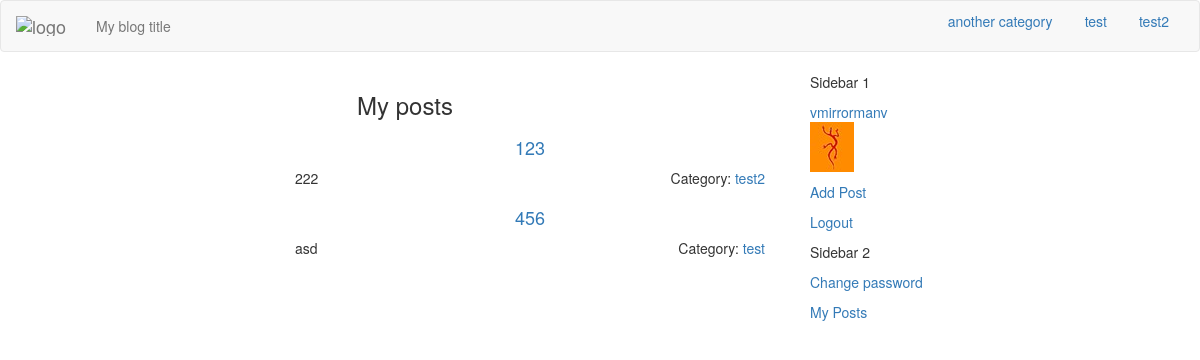
Page /dashboard/my-posts/ (signed in) on the earlier database version.
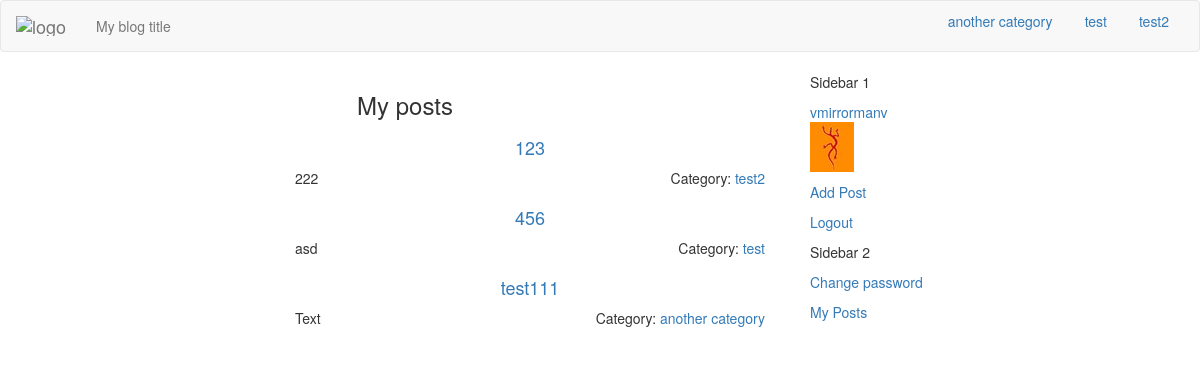
Same page on the later database version.
### blog/models.py (models this page shows, shortened)
class Category(models.Model):
    index_together = [
    ["id","name", "order"],
    ]
    name = models.CharField(max_length=30, unique=True)
    description = models.TextField(max_length=250)
    slug = models.SlugField("URL",blank=True, max_length=150)
    order = models.SmallIntegerField(blank=True, default=1)
    def __str__(self):
        return self.name

class myUser(AbstractBaseUser):
    index_together = [
    ["id", "username", "avatar"],
    ]
    username = models.CharField("Username", max_length=30,
                                blank=False,
                                unique=True)
    avatar = ProcessedImageField(upload_to='avatars',
                                 processors=[ResizeToFit(50, 50)],
                                 format='JPEG',
                                 options={'quality': 90}, blank=True)
    email = models.EmailField(unique=True, blank=False)
    is_active = models.BooleanField("Is active", default=True)
    is_it_staff = models.BooleanField("Is stuff", default=False)
    is_it_superuser = models.BooleanField("Is admin", default=False)
    moderated = models.BooleanField("Moderated", default=True)
    last_login = models.DateTimeField(auto_now=True)
    date_joined = models.DateTimeField(auto_now_add=True)
    REQUIRED_FIELDS = ['email',]
    USERNAME_FIELD = 'username'
    objects = MyUserManager()
    def get_avatar(self):
        return mark_safe('<img src="%s" class ="img-responsive"/>'\
                         % (self.avatar.url))
    get_avatar.short_description = 'Current avatar'

class Post(models.Model):
    index_together = [
    ["title", "description", "post_thumbnail", "author", "category",
     "url", "published", "status"],
    ]
    title = models.CharField(max_length=150)
    description = RichTextField(max_length = 500, config_name = "description",
                                blank=True)
    text = RichTextUploadingField(config_name = "post")
    today = datetime.date.today()
    post_image = models.ImageField(upload_to =
                        str(today.year)+'/'
                        +str(today.month)+'/'+str(today.day)+'/', blank=True)
    post_image.short_description = 'Image'
    post_thumbnail = ImageSpecField(source='post_image',
                                processors=[ResizeToFit(640, 480)],
                                format='JPEG',
                                options={'quality': 85})
    def get_image(self):
        return mark_safe('<img src="%s" class ="img-responsive center-block"/>'\
                         % (self.post_thumbnail.url))
    get_image.short_description = 'Thumbnail'
    created = models.DateTimeField(auto_now_add=True)
    edited = models.DateTimeField(auto_now=True)
    published = models.DateTimeField(default=timezone.now)
    author = models.ForeignKey(settings.AUTH_USER_MODEL,
                               default = 1,
                               on_delete=models.SET_DEFAULT) ###
    category = models.ForeignKey('Category')
    tags = models.ManyToManyField('Tag',
                                        related_name='posts',
                                        related_query_name='tag',
                                        blank=True)
    url = models.SlugField(blank=True)
    STATUS = (
                ("D", "Draft"),
                ("P","Published"),
    )
    status = models.CharField(max_length=1, choices=STATUS, default="D")
    ordering = ('-published',)
    def get_absolute_url(self):
        cat_url = slugify(self.category)
        post_url = slugify(self.title)
        return "/%s/%s-%i/" % (cat_url, self.url, self.id)

### blog/views.py (the view)
# urls.py: url(r'^dashboard/my-posts/$', views.my_posts, name='my_posts'),
@login_required
def my_posts(request):
    posts = Post.objects.filter(author=request.user.id)
    return render(request, 'dash-my-posts.html', {'posts':posts,
                                              'cat_list': cat_list})

### blog/authentication.py (called while the page is built)
    def get_user(self, user_id):
        try:
            return User.objects.get(pk=user_id)
        except User.DoesNotExist:
            return None

### templates/dash-my-posts.html (shortened to what this page needs)
{% extends "dashboard.html" %}
{% load imagekit %}
{% block content %}
<h3 class="text-center">My posts</h3>
<div class="container-fluid">
{% if posts %}
    {% for post in posts %}
    <div class="row">
    <div class="col-md-4">
    </div>
      <div class="col-md-8">
       <a href="{{ post.get_absolute_url }}" >
         <h4 class="post-title-dash text-center">{{ post.title }} </h4></a>
         <div class="pull-right">Category:
           <a href="
           {% url 'category' category=post.category|slugify %}">
           {{post.category}}</a>
         </div>
            <p class="post-description">{% autoescape off %}
              {{ post.description }}{% endautoescape %}</p>
         </div>
         </div>
    {% endfor %}
{% else %}
<p>
  No posts yet!
</p>
{% endif %}
</div>
{% endblock %}

### templates/dashboard.html (shortened to what this page needs)
{% extends "index.html" %}

### templates/index.html (shortened to what this page needs)
{% load staticfiles %}
<!DOCTYPE html>
<html>
<head>
<link rel="stylesheet" href="/static/css/backtotop.css" type="text/css">
<link rel="stylesheet" href="/static/css/bootstrap.min.css" type="text/css" />
<link rel="stylesheet" href="/static/css/custom.css" type="text/css" />
</head>
<body>
  <div class="navbar navbar-default">
    <div class="container-fluid">
      <div class="navbar-header">
        <a class="navbar-brand ajax-menu" url="{{ request.scheme }}://{{ request.get_host }}/"
        href="/">
          <img alt="logo" src="#" /></a>
        <p class="navbar-text">
          My blog title
        </p>
      </div>
      <ul class="nav nav-pills pull-right">
        {% for cat in cat_list %}
          {% if category and cat|slugify == category %}
            <li role="presentation" class="active">
            <a href="{{ request.scheme }}://{{ request.get_host }}/{{ cat|slugify }}"
             url = "/{{cat|slugify}}" class="ajax-menu">
              {{ cat }}</a></li>
          {% else %}
            <li role="presentation">
            <a href="{{ request.scheme }}://{{ request.get_host }}/{{ cat|slugify }}"
            url = "/{{cat|slugify}}"  class="ajax-menu">
              {{ cat }}</a></li>
          {% endif %}
        {% endfor %}
      </ul>
    </div>
  </div>
<div class="container">
<div class="row">
  <div class="col-md-4 pull-right sidebar">
    <div class="sidebar1">
      <p>
        Sidebar 1<br />
      {% if user.is_authenticated %}
        <p><a href="{% url 'dashboard' %}" single_page
          url = "{% url 'dashboard' %}" class="ajax-menu">
          {{ user.username }}
                              {% if user.avatar %}
                              {{ user.get_avatar}}
                              {% endif %}</a></p>
        <p><a href="{% url 'add_post' %}" single_page
          url = "{% url 'add_post' %}" class="ajax-menu">Add Post</a></p>
        <p><a href="{% url 'logout' %}">Logout</a></p>
      {% else %}
        <p><a href="{% url 'signup' %}">Register</a></p>
        <p><a href="{% url 'login' %}">Login</a></p>
      {% endif %}
      </p>
    </div>
    <div class="sidebar2">
      <p>
        Sidebar 2<br />
        <p><a href="{% url 'password_change' %}">Change password</a></p>
        <p><a href="{% url 'my_posts' %}">My Posts</a></p>
      </p>
    </div>
  </div>
<div class="col-md-8 main">
<div class="content">
  <div class="posts">
  {% block content %}
  {% endblock %}
  </div>
</div>
</div>
</div>
</div>
</body>
</html>

Differences in the rows shown:
added Post: title "test111", category "another category", description "Text"
